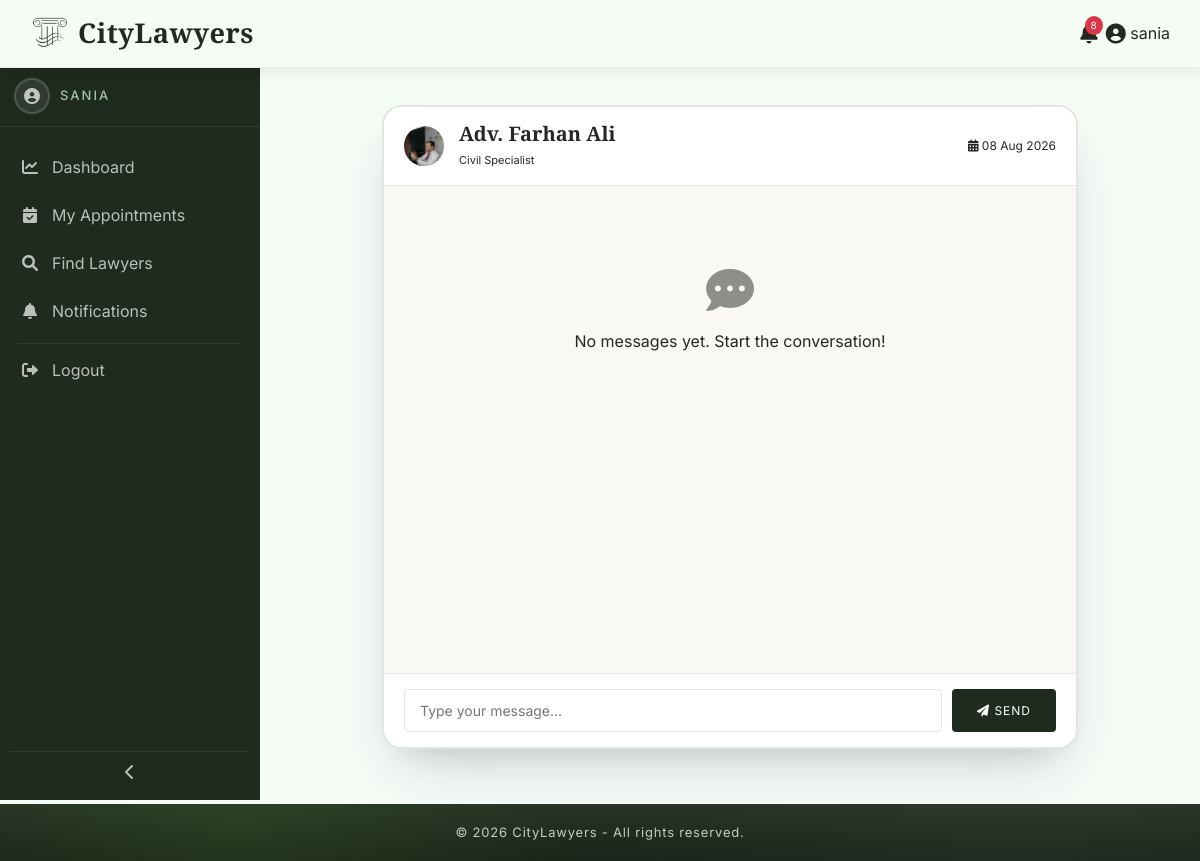
The page /customer/chat.php?appointment_id=24 (signed in) on the database its author committed.
### tables this page shows
CREATE TABLE `appointments` (
  `id` int(11) NOT NULL,
  `lawyer_id` int(11) NOT NULL,
  `customer_id` int(11) NOT NULL,
  `slot_id` int(11) DEFAULT NULL,
  `appointment_date` date NOT NULL,
  `appointment_time` time NOT NULL,
  `status` enum('pending','confirmed','completed','cancelled') DEFAULT 'pending',
  `booking_message` text DEFAULT NULL,
  `created_at` timestamp NOT NULL DEFAULT current_timestamp(),
  `is_rescheduled` tinyint(1) DEFAULT 0,
  `original_date` date DEFAULT NULL,
  `original_time` time DEFAULT NULL,
  `reschedule_count` int(11) DEFAULT 0
);

CREATE TABLE `lawyers` (
  `id` int(11) NOT NULL,
  `name` varchar(100) NOT NULL,
  `email` varchar(100) NOT NULL,
  `password` varchar(255) NOT NULL,
  `phone` varchar(20) DEFAULT NULL,
  `address` text DEFAULT NULL,
  `city` varchar(50) DEFAULT NULL,
  `specialization` varchar(50) DEFAULT NULL,
  `gender` enum('male','female','other') DEFAULT 'male',
  `experience` int(3) DEFAULT NULL,
  `fees` decimal(10,2) DEFAULT NULL,
  `profile_pic` varchar(255) DEFAULT NULL,
  `bio` text DEFAULT NULL,
  `avg_rating` decimal(2,1) DEFAULT 0.0,
  `status` enum('pending','approved','rejected') DEFAULT 'pending',
  `created_at` timestamp NOT NULL DEFAULT current_timestamp(),
  `is_featured` tinyint(1) DEFAULT 0,
  `core_specialization` text DEFAULT NULL,
  `academic_credentials` text DEFAULT NULL
);

### includes/functions.php (called while the page is built, shortened)
<?php
function getChatMessages($appointment_id) {
    global $conn;
    $stmt = $conn->prepare("
        SELECT * FROM messages
        WHERE appointment_id = ?
        ORDER BY created_at ASC
    ");
    $stmt->execute([$appointment_id]);
    return $stmt->fetchAll(PDO::FETCH_ASSOC);
}
?>

### customer/chat.php (the view, shortened to what this page needs)
<?php
require_once '../includes/config.php';
$user_id = $_SESSION['customer_id'];
$appointment_id = isset($_GET['appointment_id']) ? (int)$_GET['appointment_id'] : 0;
$apptStmt = $conn->prepare("
    SELECT a.*,
           l.id as lawyer_id,
           l.name as lawyer_name,
           l.profile_pic,
           l.specialization,
           l.fees
    FROM appointments a
    JOIN lawyers l ON a.lawyer_id = l.id
    WHERE a.id = ? AND a.customer_id = ?
");
$apptStmt->execute([$appointment_id, $user_id]);
$appointment = $apptStmt->fetch(PDO::FETCH_ASSOC);
$lawyer_name = $appointment['lawyer_name'];
$messages = getChatMessages($appointment_id);
include '../includes/header.php';
?>
<link rel="stylesheet" href="<?php echo BASE_URL; ?>assets/css/dashboard.css">
<link rel="stylesheet" href="<?php echo BASE_URL; ?>assets/css/sidebar.css">
<link rel="stylesheet" href="<?php echo BASE_URL; ?>assets/css/chat.css">
<div class="dashboard-wrapper">
    <?php include '../includes/dashboard-sidebar.php'; ?>
    <div class="main-content d-flex justify-content-center align-items-center">
        <div class="dashboard-card" style="padding:0; overflow:hidden;">
            <div class="chat-container">
                <div class="chat-header">
                    <?php if (!empty($appointment['profile_pic']) && file_exists("../uploads/lawyers/" . $appointment['profile_pic'])): ?>
                        <img src="<?php echo BASE_URL; ?>uploads/lawyers/<?php echo htmlspecialchars($appointment['profile_pic']); ?>" alt="Profile">
                    <?php else: ?>
                        <i class="fas fa-user-advocate fa-2x" style="color: var(--text-light);"></i>
                    <?php endif; ?>
                    <div>
                        <h5><?php echo htmlspecialchars($lawyer_name); ?></h5>
                        <span class="status"><?php echo htmlspecialchars($appointment['specialization']); ?> Specialist</span>
                    </div>
                    <div style="margin-left: auto; font-size:12px; color:var(--text-light);">
                        <i class="fas fa-calendar-alt"></i> <?php echo date('d M Y', strtotime($appointment['appointment_date'])); ?>
                    </div>
                </div>
                <div class="chat-messages" id="chatMessages">
                    <?php if (count($messages) > 0): ?>
                        <?php foreach ($messages as $msg): ?>
                            <?php
                            $is_sent = ($msg['sender_id'] == $user_id && $msg['sender_type'] == 'customer');
                            $class = $is_sent ? 'sent' : 'received';
                            ?>
                            <div class="message <?php echo $class; ?>">
                                <div class="bubble"><?php echo htmlspecialchars($msg['message']); ?></div>
                                <div class="time">
                                    <?php echo date('h:i A', strtotime($msg['created_at'])); ?>
                                    <?php if ($is_sent && $msg['is_read'] == 1): ?>
                                        <span class="read-status">✓ Read</span>
                                    <?php elseif ($is_sent): ?>
                                        <span class="read-status">✓ Sent</span>
                                    <?php endif; ?>
                                </div>
                            </div>
                        <?php endforeach; ?>
                    <?php else: ?>
                        <div class="empty-chat">
                            <i class="fas fa-comment-dots"></i>
                            <p>No messages yet. Start the conversation!</p>
                        </div>
                    <?php endif; ?>
                </div>
                <div class="chat-input">
                    <input type="text" id="messageInput" placeholder="Type your message..." autocomplete="off">
                    <button id="sendBtn"><i class="fas fa-paper-plane"></i> Send</button>
                </div>
            </div>
        </div>
    </div>
</div>
<?php include '../includes/dashboard-footer.php'; ?>

### assets/css/global.css (style rules this page uses)
:root { --primary-color: #1F2B1F; --accent-color: #2F5D3A; --sidebar-light: #445544; --secondary-color: #F5FBF5; --surface-color: #FFFFFF; --surface-alt: #F7F8F6; --charcoal-black: #171C17; --charcoal-light: #232A23; --text-dark: #232823; --text-gray: rgba(255,255,255,.75); --text-muted: #98A09A; --text-white: #FFFFFF; --muted-white: #E9ECE8; --icon-gray: #BFC6BF; --border-color: #E1E6E1; --border-light: #EFF2EF; --border-soft: 1px solid rgba(142,247,43,.18); --card-radius: 14px; --white: #FFFFFF; --success: #2F7D32; --warning: #9A6A14; --danger: #B23B3B; --info: #2E5C86; --status-pending-bg: #F7ECD1; --status-pending-text: #8C650F; --status-approved-bg: #DDECDC; --status-approved-text: #2F6A33; --status-rejected-bg: #F3DEDE; --status-rejected-text: #9A3737; --status-confirmed-bg: #DDECDC; --status-confirmed-text: #2F6A33; --status-completed-bg: #DFE9F5; --status-completed-text: #2E5C86; --status-cancelled-bg: #F3DEDE; --status-cancelled-text: #9A3737; --btn-primary-bg: var(--primary-color); --btn-primary-hover: #172117; --btn-accent-bg: var(--accent-color); --btn-accent-hover: #23482D; --btn-approve-bg: #2F7D32; --btn-reject-bg: #B23B3B; --btn-delete-bg: #232823; --btn-delete-text: #E1E6E1; --btn-text: #FFFFFF; --shadow-sm: 0 8px 20px rgba(0,0,0,.05); --shadow-md: 0 18px 35px rgba(0,0,0,.10); --shadow-lg: rgba(50,50,93,.18) 0 30px 60px -20px, rgba(0,0,0,.14) 0 18px 35px -18px, rgba(10,37,64,.10) 0 -2px 6px inset; --shadow-hover: 0 45px 80px rgba(0,0,0,.22), 0 18px 40px rgba(0,0,0,.12), 0 30px 55px rgba(0,0,0,.14); --shadow-green-strong: 0 20px 60px rgba(47, 93, 58, 0.30), 0 10px 30px rgba(31, 43, 31, 0.12), 0 0 80px rgba(47, 93, 58, 0.08); --transition-fast: .25s ease; --transition: .4s ease; --transition-slow: .55s cubic-bezier(.2,.8,.2,1); --gradient-overlay: radial-gradient( circle at center, rgba(38, 85, 38, 0) 0%, rgba(18,30,18,.70) 45%, rgba(6,8,6,.92) 100% ); --sidebar-gradient: linear-gradient( 180deg, var(--charcoal-black) 0%, #263326 35%, var(--primary-color) 75%, #314931 100% ); }
* { margin: 0; padding: 0; box-sizing: border-box; }
html { scroll-behavior: smooth; }
body { font-family: 'Inter', sans-serif; background: var(--secondary-color); color: var(--text-dark); overflow-x: hidden; padding-top: 74px; }
h1, h2, h3, h4, h5, h6 { font-family: 'Cormorant Garamond', serif; font-weight: 600; }
img { max-width: 100%; display: block; }
input[type="text"], input[type="email"], input[type="password"], input[type="number"], input[type="search"], textarea { cursor: text; }

### assets/css/dashboard.css (style rules this page uses)
:root { --sidebar-width: 260px; --sidebar-collapse: 70px; --navbar-height: 66px; }
body { padding-top: 0 !important; }
html, body { margin: 0; padding: 0; }
.dashboard-wrapper { display: block; margin-left: var(--sidebar-width); min-height: calc(100vh - var(--navbar-height, 66px)); transition: margin-left 0.35s ease; }
.main-content { min-width: 0; padding: 35px; background: var(--secondary-color); overflow-x: hidden; overflow-y: auto; margin-top:70px ; }
.dashboard-card { background: var(--surface-color); border: 1px solid var(--border-color); padding: 22px; margin-bottom: 18px; box-shadow: var(--shadow-lg); }
input[type="text"], input[type="email"], input[type="password"], input[type="number"], input[type="time"], select, textarea { width: 100%; padding: 10px; border: 1px solid var(--border-color); background: var(--white); font-size: 14px; border-radius: 0; box-shadow: none; }

### assets/css/sidebar.css (style rules this page uses)
:root { --sidebar-width: 260px; --sidebar-collapsed: 70px; --sidebar-bg: var(--primary-color); --sidebar-hover: rgba(255,255,255,.08); --text-muted: rgba(255,255,255,.7); --text-active: #fff; }

### rows shown on the page
appointments: lawyer.profile_pic (picture), lawyer.name "Adv. Farhan Ali", lawyer.specialization "Civil", appointment_date "08 Aug 2026"

### other values the page prints
SITE_NAME "CityLawyers"
$unread_count "8"
$user_name "sania"
$user_name "SANIA"
